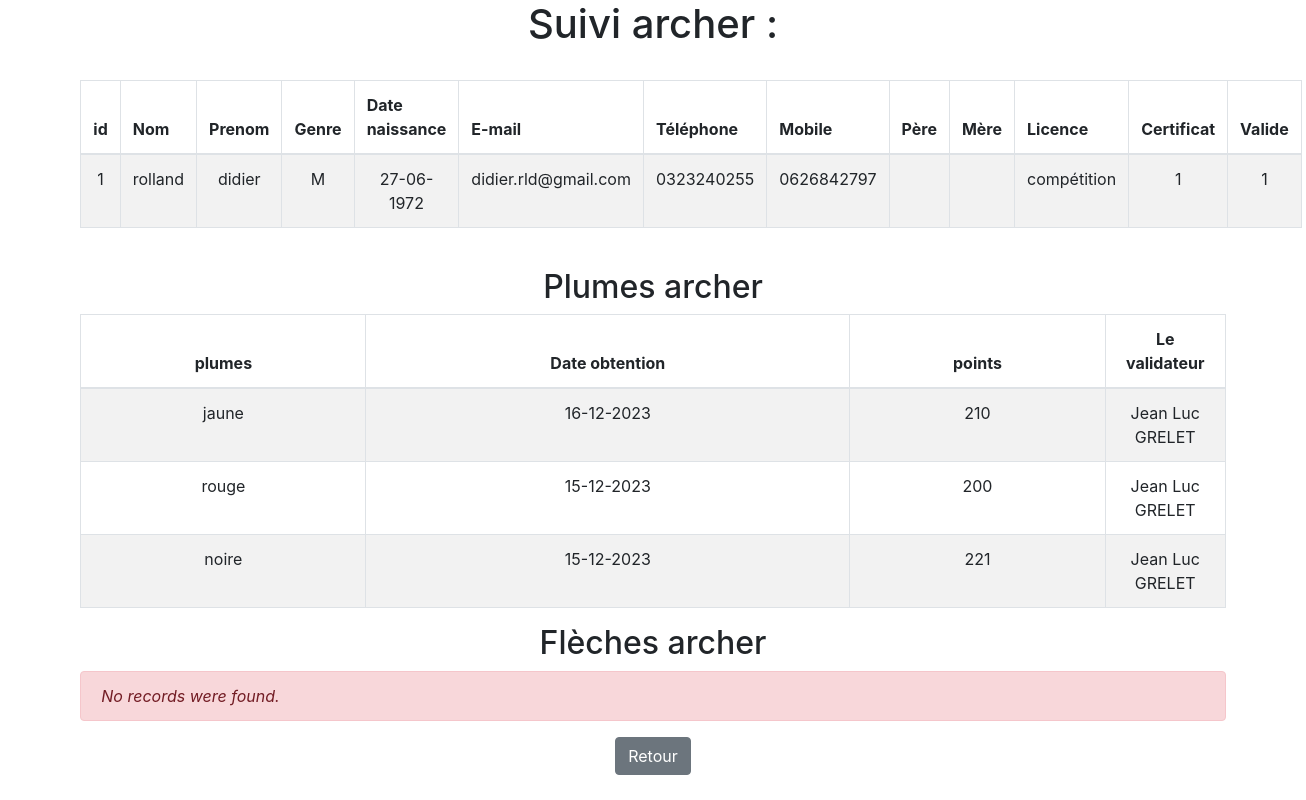
/admin/crud_archers/suivi_user.php?id=1, run on the app's committed database.
### tables this page shows
CREATE TABLE IF NOT EXISTS `archers` (
  `id` int UNSIGNED NOT NULL AUTO_INCREMENT,
  `nom` varchar(150) NOT NULL,
  `prenom` varchar(150) NOT NULL,
  `sexe` varchar(20) NOT NULL,
  `date_n` date NOT NULL,
  `email` varchar(20) NOT NULL,
  `tel` varchar(10) DEFAULT NULL,
  `mobile` varchar(10) DEFAULT NULL,
  `pere` varchar(100) DEFAULT NULL,
  `mere` varchar(100) DEFAULT NULL,
  `licence` varchar(50) NOT NULL,
  `certif` int NOT NULL,
  `valide` int NOT NULL,
  PRIMARY KEY (`id`)
);

CREATE TABLE IF NOT EXISTS `plumes` (
  `id` int UNSIGNED NOT NULL AUTO_INCREMENT,
  `couleur` varchar(50) NOT NULL,
  `point` int NOT NULL,
  `archers_id` int NOT NULL,
  `date` date NOT NULL,
  `valide` int NOT NULL,
  `validateur` varchar(50) NOT NULL,
  PRIMARY KEY (`id`)
);

### admin/crud_archers/suivi_user.php (the view, shortened to what this page needs)
<?php
$id = $_GET['id'];
$archer = strtoupper($_GET['nom']).' ' .ucwords($_GET['prenom']);
?>
<!DOCTYPE html>
<html lang="en">
<head>
    <link rel="stylesheet" href="https://stackpath.bootstrapcdn.com/bootstrap/4.5.2/css/bootstrap.min.css">
</head>
<body>
    <h1 class="text-center"> Suivi archer : <?php  echo $archer ?></h1>
    <br>
    <div class="wrapper">
        <div class="container-fluid">
            <div class="row">
                <div class="col-md-12">
                    <?php
                    require_once "../../php/bdd//config.php";
                    $sql = "SELECT * FROM archers where id='$id'";
                    if($result = mysqli_query($link, $sql)){
                        if(mysqli_num_rows($result) > 0){
                            echo '<table class="table table-bordered table-striped">';
                                echo "<thead>";
                                    echo "<tr class=''>";
                                        echo "<th>id</th>";
                                        echo "<th>Nom</th>";
                                        echo "<th>Prenom</th>";
                                        echo "<th>Genre</th>";
                                        echo "<th>Date naissance</th>";
                                        echo "<th>E-mail</th>";
                                        echo "<th>Téléphone</th>";
                                        echo "<th>Mobile</th>";
                                        echo "<th>Père</th>";
                                        echo "<th>Mère</th>";
                                        echo "<th>Licence</th>";
                                        echo "<th>Certificat</th>";
                                        echo "<th>Valide</th>";
                                    echo "</tr>";
                                echo "</thead>";
                                echo "<tbody>";
                                while($row = mysqli_fetch_array($result)){
                                    echo "<tr class='text-center'>";
                                        echo "<td>" . $row['id'] . "</td>";
                                        echo "<td>" . $row['nom'] . "</td>";
                                        echo "<td>" . $row['prenom'] . "</td>";
                                        echo "<td>" . $row['sexe'] . "</td>";
                                        echo "<td>" . date('d-m-Y', strtotime($row['date_n'])) . "</td>";
                                        echo "<td>" . $row['email'] . "</td>";
                                        echo "<td>" . $row['tel'] . "</td>";
                                        echo "<td>" . $row['mobile'] . "</td>";
                                        echo "<td>" . $row['pere'] . "</td>";
                                        echo "<td>" . $row['mere'] . "</td>";
                                        echo "<td>" . $row['licence'] . "</td>";
                                        echo "<td>" . $row['certif'] . "</td>";
                                        echo "<td>" . $row['valide'] . "</td>";
                                    echo "</tr>";
                                }
                                echo "</tbody>";
                            echo "</table>";
                        } else{
                            echo '<div class="alert alert-danger"><em>No records were found.</em></div>';
                        }
                    } else{
                        echo "Oops! Something went wrong. Please try again later.";
                    }
                    ?>
                </div>
            </div>
        </div>
    </div>
    <br>
    <h2 class="text-center">Plumes archer</h2>
    <div class="wrapper">
        <div class="container-fluid">
            <div class="row">
                <div class="col-md-12">
                    <?php
                    require_once "../../php/bdd//config.php";
                    $sql = "SELECT * FROM plumes where archers_id='$id'";
                    if($result = mysqli_query($link, $sql)){
                        if(mysqli_num_rows($result) > 0){
                            echo '<table class="table table-bordered table-striped">';
                                echo "<thead>";
                                    echo "<tr class='text-center'>";
                                        echo "<th>plumes</th>";
                                        echo "<th>Date obtention</th>";
                                        echo "<th>points</th>";
                                        echo "<th>Le validateur</th>";
                                    echo "</tr>";
                                echo "</thead>";
                                echo "<tbody>";
                                while($row = mysqli_fetch_array($result)){
                                    echo "<tr class='text-center'>";
                                        echo "<td>" . $row['couleur'] . "</td>";
                                        echo "<td>" . date('d-m-Y', strtotime($row['date'])) . "</td>";
                                        echo "<td>" . $row['point'] . "</td>";
                                        echo "<td>" . $row['validateur'] . "</td>";
                                    echo "</tr>";
                                }
                                echo "</tbody>";
                            echo "</table>";
                        } else{
                            echo '<div class="alert alert-danger"><em>No records were found.</em></div>';
                        }
                    } else{
                        echo "Oops! Something went wrong. Please try again later.";
                    }
                    ?>
                </div>
            </div>
        </div>
    </div>
    <h2 class="text-center">Flèches archer</h2>
    <div class="wrapper">
        <div class="container-fluid">
            <div class="row">
                <div class="col-md-12">
                    <?php
                    require_once "../../php/bdd//config.php";
                    $sql = "SELECT * FROM fleches where archers_id='$id'";
                    if($result = mysqli_query($link, $sql)){
                        if(mysqli_num_rows($result) > 0){
                            echo '<table class="table table-bordered table-striped">';
                                echo "<thead>";
                                    echo "<tr class='text-center'>";
                                        echo "<th>Flèches</th>";
                                        echo "<th>Date obtention</th>";
                                        echo "<th>points</th>";
                                        echo "<th>Le validateur</th>";
                                    echo "</tr>";
                                echo "</thead>";
                                echo "<tbody>";
                                while($row = mysqli_fetch_array($result)){
                                    echo "<tr class='text-center'>";
                                        echo "<td>" . $row['couleur'] . "</td>";
                                        echo "<td>" . date('d-m-Y', strtotime($row['date'])). "</td>";
                                        echo "<td>" . $row['point'] . "</td>";
                                        echo "<td>" . $row['validateur'] . "</td>";
                                    echo "</tr>";
                                }
                                echo "</tbody>";
                            echo "</table>";
                            mysqli_free_result($result);
                        } else{
                            echo '<div class="alert alert-danger"><em>No records were found.</em></div>';
                        }
                    } else{
                        echo "Oops! Something went wrong. Please try again later.";
                    }
                    ?>
                </div>
            </div>
        </div>
    </div>
    <div class="text-center">
        <a href="../archers_admin.php" class="btn btn-secondary">Retour</a>
    </div>
</body>
</html>

### admin/crud_archers/suivi_user.php (style rules this page uses)
.wrapper { width: 90%; margin: 0 auto; }
table tr td:last-child { width: 120px; }

### data on the page
archers: id "1", nom "rolland", prenom "didier", sexe "M", date_n "27-06-1972", email "didier.rld@gmail.com", tel "0323240255", mobile "0626842797", licence "compétition", certif "1", valide "1"
plumes: couleur "jaune", date "16-12-2023", point "210", validateur "Jean Luc GRELET"
plumes: couleur "rouge", date "15-12-2023", point "200", validateur "Jean Luc GRELET"
plumes: couleur "noire", date "15-12-2023", point "221", validateur "Jean Luc GRELET"
